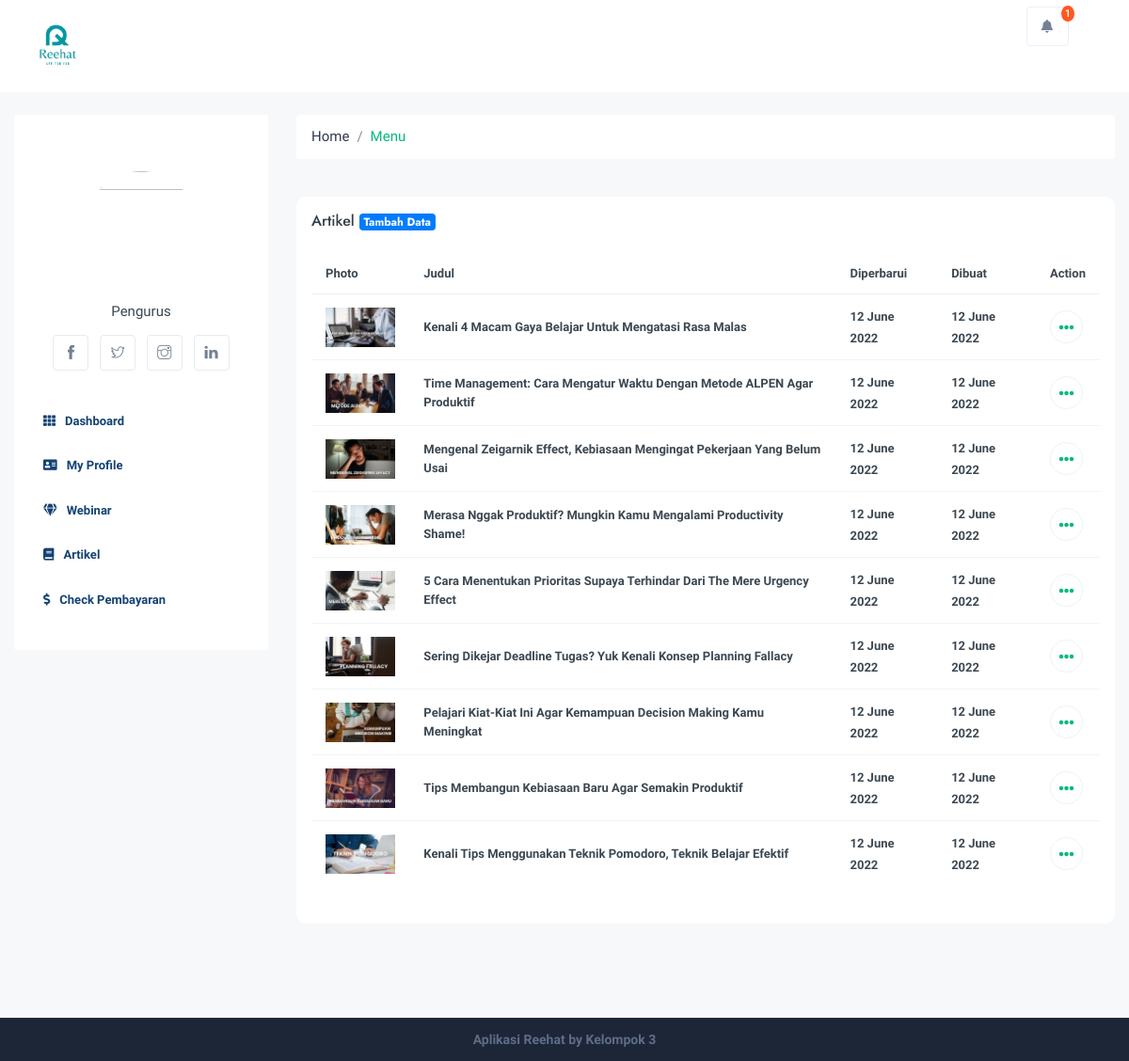
Screenshot of /index.php/admin/artikel with the database file from the repository.
### tables this page shows
CREATE TABLE `articles` (
  `id` int(11) NOT NULL,
  `title` varchar(128) NOT NULL,
  `description` text NOT NULL,
  `picture` varchar(128) NOT NULL,
  `url` varchar(128) NOT NULL,
  `updated_at` varchar(25) NOT NULL,
  `created_at` varchar(25) NOT NULL
);

### application/controllers/Admin.php (called while the page is built, shortened)
<?php
class Admin extends CI_Controller {
	public function __construct()
	{
		$this->load->model('Admin_model');
	}
	public function artikel()
	{
		$data = [
			'title' => 'List Artikel Admin',
			'user' => $this->db->get_where('users', ['email' => $this->session->userdata('email')])->row_array(),
			'articles' => $this->db->order_by('id','DESC')->get('articles')
		];
		$this->load->view('template/admin/header', $data);
		$this->load->view('pages/admin/artikel/list', $data);
		$this->load->view('template/admin/footer');
	}
}

### index.php (called while the page is built, shortened)
<?php
require_once BASEPATH.'core/CodeIgniter.php';

### application/views/pages/admin/artikel/list.php (the view, shortened to what this page needs)
<div class="row">
    <div class="col-xl-12 col-lg-12 col-md-12">
        <div class="dashboard_wrap">
            <div class="row">
                <div class="col-xl-12 col-lg-12 col-md-12 mb-4">
                    <h6 class="m-0">Artikel <a href="<?= base_url('admin/artikel/create'); ?>" class="badge badge-primary">Tambah Data</a></h6>
                </div>
            </div>
            <div class="row">
                <div class="col-xl-12 col-lg-12 col-md-12 mb-2">
                    <div class="table-responsive">
                        <table class="table dash_list">
                            <thead>
                                <tr>
                                    <th scope="col">Photo</th>
                                    <th scope="col">Judul</th>
                                    <th scope="col">Diperbarui</th>
                                    <th scope="col">Dibuat</th>
                                    <th scope="col">Action</th>
                                </tr>
                            </thead>
                            <tbody>
                                <?php foreach($articles->result() as $artikel): ?>
                                <tr>
                                    <td><a href="<?= base_url('assets/img/artikel'); ?>/<?= $artikel->picture ?>" data-fancybox><img src="<?= base_url('assets/img/artikel') ?>/<?= $artikel->picture; ?>" class="img-fluid" width="80" alt="" /></a></td>
                                    <td><div class="smalls lg"><?= $artikel->title ?></div></td>
                                    <td><span class="smalls lg"><?= $artikel->updated_at ?></span></td>
                                    <td><span class="smalls lg"><?= $artikel->created_at ?></span></td>
                                    <td>
                                        <div class="dropdown show">
                                            <a class="btn btn-action" href="#" data-toggle="dropdown" aria-haspopup="true" aria-expanded="false">
                                                <i class="fas fa-ellipsis-h"></i>
                                            </a>
                                        </div>
                                    </td>
                                </tr>
                                <?php endforeach ?>
                            </tbody>
                        </table>
                    </div>
                </div>
            </div>
        </div>
    </div>
</div>

### rows the page displays
articles: picture (picture), title "Kenali 4 Macam Gaya Belajar Untuk Mengatasi Rasa Malas", updated_at "12 June 2022", created_at "12 June 2022"
articles: picture (picture), title "Time Management: Cara Mengatur Waktu Dengan Metode ALPEN Agar Produktif", updated_at "12 June 2022", created_at "12 June 2022"
articles: picture (picture), title "Mengenal Zeigarnik Effect, Kebiasaan Mengingat Pekerjaan Yang Belum Usai", updated_at "12 June 2022", created_at "12 June 2022"
articles: picture (picture), title "Merasa Nggak Produktif? Mungkin Kamu Mengalami Productivity Shame!", updated_at "12 June 2022", created_at "12 June 2022"
articles: picture (picture), title "5 Cara Menentukan Prioritas Supaya Terhindar Dari The Mere Urgency Effect", updated_at "12 June 2022", created_at "12 June 2022"
articles: picture (picture), title "Sering Dikejar Deadline Tugas? Yuk Kenali Konsep Planning Fallacy", updated_at "12 June 2022", created_at "12 June 2022"
articles: picture (picture), title "Pelajari Kiat-Kiat Ini Agar Kemampuan Decision Making Kamu Meningkat", updated_at "12 June 2022", created_at "12 June 2022"
articles: picture (picture), title "Tips Membangun Kebiasaan Baru Agar Semakin Produktif", updated_at "12 June 2022", created_at "12 June 2022"
articles: picture (picture), title "Kenali Tips Menggunakan Teknik Pomodoro, Teknik Belajar Efektif", updated_at "12 June 2022", created_at "12 June 2022"
